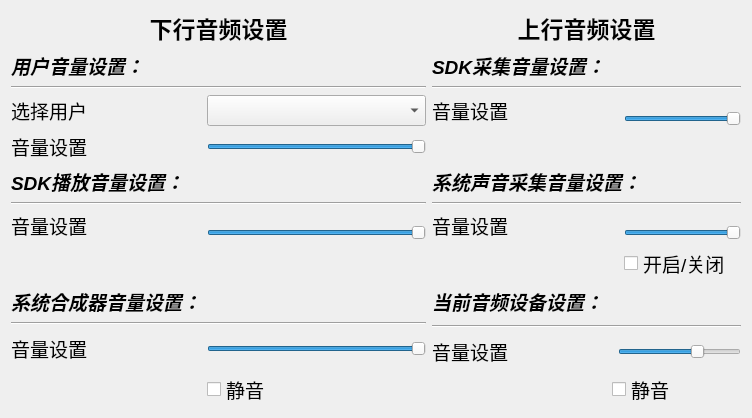
<?xml version="1.0" encoding="UTF-8"?>
<ui version="4.0">
 <class>TestAudioSettingDialog</class>
 <widget class="QDialog" name="TestAudioSettingDialog">
  <property name="geometry">
   <rect>
    <x>0</x>
    <y>0</y>
    <width>752</width>
    <height>308</height>
   </rect>
  </property>
  <property name="windowTitle">
   <string>音频设置</string>
  </property>
  <property name="statusTip">
   <string>进入房间-&gt;调整-&gt;验证效果</string>
  </property>
  <layout class="QGridLayout" name="gridLayout">
   <property name="sizeConstraint">
    <enum>QLayout::SetDefaultConstraint</enum>
   </property>
   <item row="1" column="0" colspan="2">
    <widget class="QLabel" name="label_4">
     <property name="font">
      <font>
       <pointsize>14</pointsize>
       <weight>75</weight>
       <italic>true</italic>
       <bold>true</bold>
      </font>
     </property>
     <property name="text">
      <string>用户音量设置：</string>
     </property>
    </widget>
   </item>
   <item row="1" column="3" colspan="2">
    <widget class="QLabel" name="label_18">
     <property name="font">
      <font>
       <pointsize>14</pointsize>
       <weight>75</weight>
       <italic>true</italic>
       <bold>true</bold>
      </font>
     </property>
     <property name="text">
      <string>SDK采集音量设置：</string>
     </property>
    </widget>
   </item>
   <item row="2" column="0" colspan="3">
    <widget class="Line" name="line">
     <property name="orientation">
      <enum>Qt::Horizontal</enum>
     </property>
    </widget>
   </item>
   <item row="2" column="3" colspan="5">
    <widget class="Line" name="line_6">
     <property name="orientation">
      <enum>Qt::Horizontal</enum>
     </property>
    </widget>
   </item>
   <item row="3" column="0" rowspan="2">
    <widget class="QLabel" name="label_2">
     <property name="font">
      <font>
       <pointsize>14</pointsize>
       <weight>50</weight>
       <bold>false</bold>
      </font>
     </property>
     <property name="text">
      <string>选择用户</string>
     </property>
     <property name="alignment">
      <set>Qt::AlignLeading|Qt::AlignLeft|Qt::AlignVCenter</set>
     </property>
    </widget>
   </item>
   <item row="3" column="2" rowspan="2">
    <widget class="QComboBox" name="comboBoxRemoteUsers">
     <property name="font">
      <font>
       <pointsize>14</pointsize>
      </font>
     </property>
     <property name="styleSheet">
      <string notr="true"/>
     </property>
    </widget>
   </item>
   <item row="3" column="3" rowspan="2">
    <widget class="QLabel" name="label_17">
     <property name="font">
      <font>
       <pointsize>14</pointsize>
       <weight>50</weight>
       <bold>false</bold>
      </font>
     </property>
     <property name="text">
      <string>音量设置</string>
     </property>
    </widget>
   </item>
   <item row="4" column="7">
    <widget class="QSlider" name="horizontalSliderAudioCaptureVolume">
     <property name="font">
      <font>
       <pointsize>14</pointsize>
      </font>
     </property>
     <property name="maximum">
      <number>100</number>
     </property>
     <property name="value">
      <number>100</number>
     </property>
     <property name="orientation">
      <enum>Qt::Horizontal</enum>
     </property>
    </widget>
   </item>
   <item row="5" column="0">
    <widget class="QLabel" name="label_3">
     <property name="font">
      <font>
       <pointsize>14</pointsize>
       <weight>50</weight>
       <bold>false</bold>
      </font>
     </property>
     <property name="text">
      <string>音量设置</string>
     </property>
    </widget>
   </item>
   <item row="5" column="2">
    <widget class="QSlider" name="horizontalSliderRemoteUserVolume">
     <property name="font">
      <font>
       <pointsize>14</pointsize>
      </font>
     </property>
     <property name="maximum">
      <number>100</number>
     </property>
     <property name="value">
      <number>100</number>
     </property>
     <property name="orientation">
      <enum>Qt::Horizontal</enum>
     </property>
    </widget>
   </item>
   <item row="6" column="0" colspan="2">
    <widget class="QLabel" name="label_5">
     <property name="font">
      <font>
       <pointsize>14</pointsize>
       <weight>75</weight>
       <italic>true</italic>
       <bold>true</bold>
      </font>
     </property>
     <property name="text">
      <string>SDK播放音量设置：</string>
     </property>
    </widget>
   </item>
   <item row="6" column="3" colspan="5">
    <widget class="QLabel" name="label_20">
     <property name="font">
      <font>
       <pointsize>14</pointsize>
       <weight>75</weight>
       <italic>true</italic>
       <bold>true</bold>
      </font>
     </property>
     <property name="text">
      <string>系统声音采集音量设置：</string>
     </property>
    </widget>
   </item>
   <item row="7" column="0" colspan="3">
    <widget class="Line" name="line_2">
     <property name="orientation">
      <enum>Qt::Horizontal</enum>
     </property>
    </widget>
   </item>
   <item row="7" column="3" colspan="5">
    <widget class="Line" name="line_8">
     <property name="orientation">
      <enum>Qt::Horizontal</enum>
     </property>
    </widget>
   </item>
   <item row="8" column="0" rowspan="2">
    <widget class="QLabel" name="label_10">
     <property name="font">
      <font>
       <pointsize>14</pointsize>
       <weight>50</weight>
       <bold>false</bold>
      </font>
     </property>
     <property name="text">
      <string>音量设置</string>
     </property>
    </widget>
   </item>
   <item row="8" column="3" rowspan="2">
    <widget class="QLabel" name="label_22">
     <property name="font">
      <font>
       <pointsize>14</pointsize>
       <weight>50</weight>
       <bold>false</bold>
      </font>
     </property>
     <property name="text">
      <string>音量设置</string>
     </property>
    </widget>
   </item>
   <item row="9" column="2">
    <widget class="QSlider" name="horizontalSliderAudioPlayoutVolume">
     <property name="font">
      <font>
       <pointsize>14</pointsize>
      </font>
     </property>
     <property name="maximum">
      <number>100</number>
     </property>
     <property name="value">
      <number>100</number>
     </property>
     <property name="orientation">
      <enum>Qt::Horizontal</enum>
     </property>
    </widget>
   </item>
   <item row="9" column="7">
    <widget class="QSlider" name="horizontalSliderSystemAudioLoopbackVolume">
     <property name="font">
      <font>
       <pointsize>14</pointsize>
      </font>
     </property>
     <property name="maximum">
      <number>100</number>
     </property>
     <property name="value">
      <number>100</number>
     </property>
     <property name="orientation">
      <enum>Qt::Horizontal</enum>
     </property>
    </widget>
   </item>
   <item row="10" column="7">
    <widget class="QCheckBox" name="checkBoxSytemAudioLoopbak">
     <property name="enabled">
      <bool>true</bool>
     </property>
     <property name="font">
      <font>
       <pointsize>14</pointsize>
      </font>
     </property>
     <property name="text">
      <string>开启/关闭</string>
     </property>
     <property name="checked">
      <bool>false</bool>
     </property>
    </widget>
   </item>
   <item row="11" column="0" colspan="2">
    <widget class="QLabel" name="label_6">
     <property name="font">
      <font>
       <pointsize>14</pointsize>
       <weight>75</weight>
       <italic>true</italic>
       <bold>true</bold>
      </font>
     </property>
     <property name="text">
      <string>系统合成器音量设置：</string>
     </property>
    </widget>
   </item>
   <item row="11" column="3" colspan="2">
    <widget class="QLabel" name="label_7">
     <property name="font">
      <font>
       <pointsize>14</pointsize>
       <weight>75</weight>
       <italic>true</italic>
       <bold>true</bold>
      </font>
     </property>
     <property name="text">
      <string>当前音频设备设置：</string>
     </property>
    </widget>
   </item>
   <item row="12" column="0" colspan="3">
    <widget class="Line" name="line_3">
     <property name="orientation">
      <enum>Qt::Horizontal</enum>
     </property>
    </widget>
   </item>
   <item row="12" column="3" rowspan="2" colspan="5">
    <widget class="Line" name="line_4">
     <property name="orientation">
      <enum>Qt::Horizontal</enum>
     </property>
    </widget>
   </item>
   <item row="13" column="0" rowspan="2">
    <widget class="QLabel" name="label_15">
     <property name="font">
      <font>
       <pointsize>14</pointsize>
       <weight>50</weight>
       <bold>false</bold>
      </font>
     </property>
     <property name="text">
      <string>音量设置</string>
     </property>
    </widget>
   </item>
   <item row="13" column="2" rowspan="2">
    <widget class="QSlider" name="horizontalSliderApplicationVolume">
     <property name="font">
      <font>
       <pointsize>14</pointsize>
      </font>
     </property>
     <property name="maximum">
      <number>100</number>
     </property>
     <property name="value">
      <number>100</number>
     </property>
     <property name="orientation">
      <enum>Qt::Horizontal</enum>
     </property>
    </widget>
   </item>
   <item row="14" column="3">
    <widget class="QLabel" name="label_16">
     <property name="font">
      <font>
       <pointsize>14</pointsize>
       <weight>50</weight>
       <bold>false</bold>
      </font>
     </property>
     <property name="text">
      <string>音量设置</string>
     </property>
    </widget>
   </item>
   <item row="14" column="6" colspan="2">
    <widget class="QSlider" name="horizontalSliderCurrentDeviceVolume">
     <property name="maximum">
      <number>150</number>
     </property>
     <property name="value">
      <number>100</number>
     </property>
     <property name="orientation">
      <enum>Qt::Horizontal</enum>
     </property>
    </widget>
   </item>
   <item row="15" column="2">
    <widget class="QCheckBox" name="checkBoxApplicationMute">
     <property name="enabled">
      <bool>true</bool>
     </property>
     <property name="font">
      <font>
       <pointsize>14</pointsize>
      </font>
     </property>
     <property name="text">
      <string>静音</string>
     </property>
     <property name="checked">
      <bool>false</bool>
     </property>
    </widget>
   </item>
   <item row="15" column="5" colspan="3">
    <widget class="QCheckBox" name="checkBoxCurrentDeviceMute">
     <property name="enabled">
      <bool>true</bool>
     </property>
     <property name="font">
      <font>
       <pointsize>14</pointsize>
      </font>
     </property>
     <property name="text">
      <string>静音</string>
     </property>
     <property name="checked">
      <bool>false</bool>
     </property>
    </widget>
   </item>
   <item row="16" column="2">
    <spacer name="verticalSpacer">
     <property name="orientation">
      <enum>Qt::Vertical</enum>
     </property>
     <property name="sizeHint" stdset="0">
      <size>
       <width>219</width>
       <height>2</height>
      </size>
     </property>
    </spacer>
   </item>
   <item row="0" column="3" colspan="5">
    <widget class="QLabel" name="label_11">
     <property name="font">
      <font>
       <pointsize>17</pointsize>
       <weight>75</weight>
       <bold>true</bold>
       <underline>false</underline>
      </font>
     </property>
     <property name="text">
      <string>上行音频设置</string>
     </property>
     <property name="alignment">
      <set>Qt::AlignCenter</set>
     </property>
    </widget>
   </item>
   <item row="0" column="0" colspan="3">
    <widget class="QLabel" name="label">
     <property name="font">
      <font>
       <pointsize>17</pointsize>
       <weight>75</weight>
       <bold>true</bold>
       <underline>false</underline>
      </font>
     </property>
     <property name="text">
      <string>下行音频设置</string>
     </property>
     <property name="alignment">
      <set>Qt::AlignCenter</set>
     </property>
    </widget>
   </item>
  </layout>
 </widget>
 <resources/>
 <connections/>
</ui>
